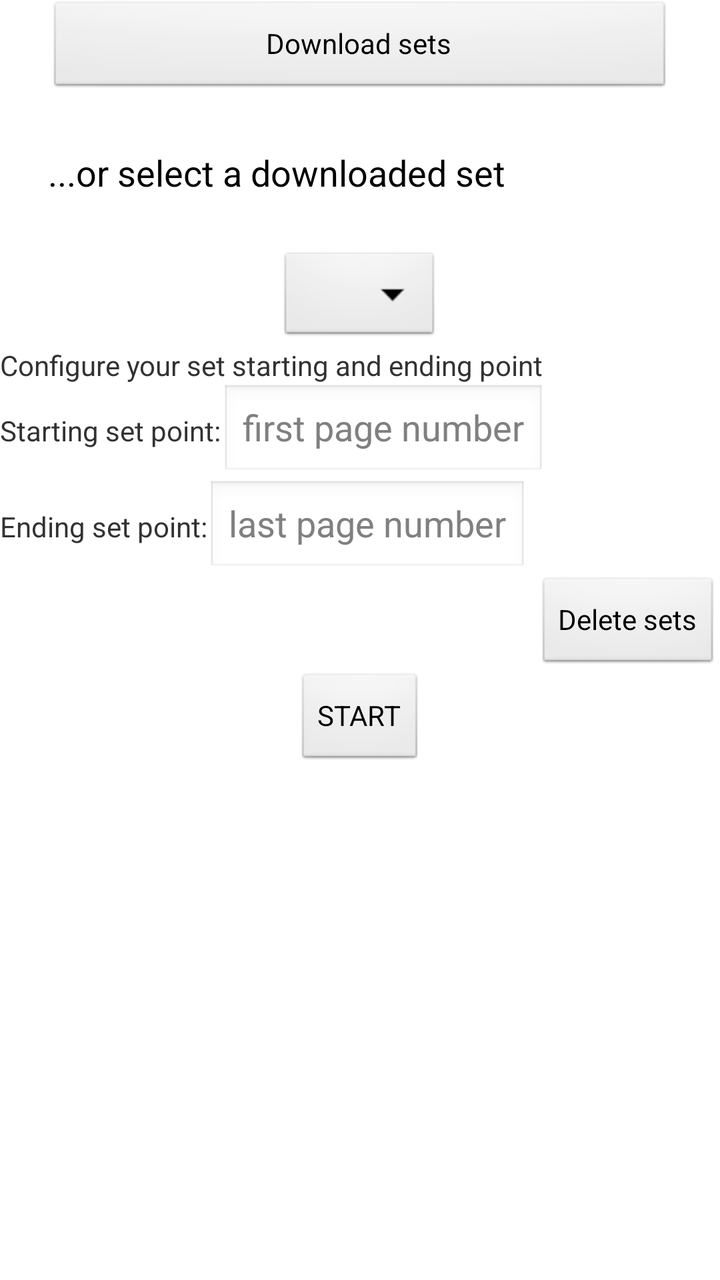
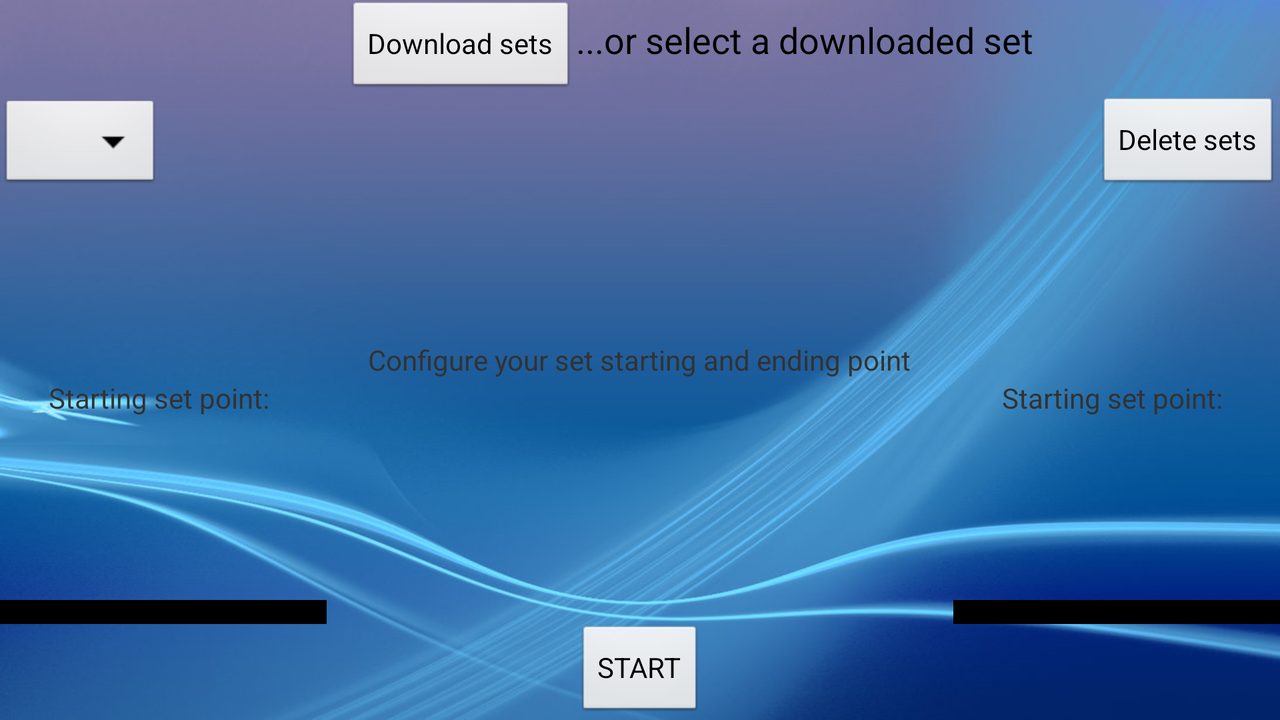

One screen, two layout resources from the same app: the default and the repository's alternative for another configuration. Each is rendered where Android would select it; the XML of both is given below.
<!-- AndroidManifest.xml: application theme AppTheme -->
<!-- res/layout/activity_main.xml -->
<?xml version="1.0" encoding="utf-8"?>
<LinearLayout xmlns:android="http://schemas.android.com/apk/res/android"
    android:layout_width="match_parent"
    android:layout_height="match_parent"
    android:orientation="vertical" >
    
    <Button 
        android:id="@+id/downloadButton"
        android:layout_width="fill_parent"
        android:layout_height="wrap_content"
        android:layout_marginRight="24dp"
        android:layout_marginLeft="24dp"
        android:text="@string/download_button" />
    
   <TextView
        android:id="@+id/textSelect"
        android:layout_width="match_parent"
        android:layout_height="wrap_content"
        android:text="@string/select_text"
        android:layout_marginTop="26dp"
        android:layout_marginLeft="24dp"
        android:textAppearance="?android:attr/textAppearanceMedium" />

    <Spinner
        android:id="@+id/spinnerCategory"
        android:layout_width="wrap_content"
        android:layout_height="wrap_content"
        android:layout_gravity="center_horizontal"
        android:layout_marginTop="26dp" />
    
    <TextView 
        android:id="@+id/config_text"
        android:layout_width="wrap_content"
        android:layout_height="wrap_content"
        android:text="@string/config"/>
    
    <LinearLayout 
        android:layout_width="wrap_content"
    	android:layout_height="wrap_content"
        android:orientation="horizontal" >
        
        <TextView 
            android:id="@+id/min_text"
            android:layout_width="wrap_content"
            android:layout_height="wrap_content"
            android:text="@string/min"/>
        
        <EditText 
        	android:id="@+id/minNumber"
        	android:layout_width="fill_parent"
        	android:layout_height="wrap_content"
        	android:inputType="numberSigned"
        	android:hint="@string/min_numb_hint"/>
        
    </LinearLayout>
    
    <LinearLayout 
        android:layout_width="wrap_content"
    	android:layout_height="wrap_content"
        android:orientation="horizontal" >
        
        <TextView 
            android:id="@+id/max_text"
            android:layout_width="wrap_content"
            android:layout_height="wrap_content"
            android:text="@string/max"/>
        
        <EditText 
        	android:id="@+id/maxNumber"
        	android:layout_width="fill_parent"
        	android:layout_height="wrap_content"
        	android:inputType="numberSigned"
        	android:hint="@string/max_numb_hint" />
        
    </LinearLayout>
    
    <Button 
        android:id="@+id/deleteButton"
        android:layout_width="wrap_content"
        android:layout_height="wrap_content"
        android:layout_gravity="center_horizontal|right"
        android:text="@string/delete_button" />
    
    
    <Button 
        android:id="@+id/startButton"
        android:layout_width="wrap_content"
        android:layout_height="wrap_content"
        android:layout_gravity="center_horizontal|bottom"
        android:text="@string/start_button" />
   
</LinearLayout>
<!-- resources referenced by this layout -->
<resources>
  <string name="config">Configure your set starting and ending point</string>
  <string name="delete_button">Delete sets</string>
  <string name="download_button">Download sets</string>
  <string name="max">Ending set point: </string>
  <string name="max_numb_hint">last page number</string>
  <string name="min">Starting set point: </string>
  <string name="min_numb_hint">first page number</string>
  <string name="select_text">\.\.\.or select a downloaded set</string>
  <string name="start_button">START</string>
  <style name="AppTheme" parent="AppBaseTheme">
          
          
      </style>
  <style name="AppBaseTheme" parent="android:Theme.Light">
          
      </style>
</resources>
<!-- res/layout-land/activity_main.xml (the repository's variant of the layout above) -->
<!-- drawn on the phone turned sideways -->
<?xml version="1.0" encoding="utf-8"?>
<RelativeLayout xmlns:android="http://schemas.android.com/apk/res/android"
    android:layout_width="match_parent"
    android:layout_height="match_parent"
    android:orientation="vertical"
    android:background="@drawable/android_background"
    android:scaleType="centerCrop" >

    <Button
        android:id="@+id/startButton"
        android:layout_width="wrap_content"
        android:layout_height="wrap_content"
        android:layout_alignParentBottom="true"
        android:layout_centerHorizontal="true"
        android:text="@string/start_button" />

    <Button
        android:id="@+id/downloadButton"
        android:layout_width="wrap_content"
        android:layout_height="wrap_content"
        android:layout_alignParentTop="true"
        android:layout_toLeftOf="@+id/startButton"
        android:text="@string/download_button" />

    <TextView
        android:id="@+id/textSelect"
        android:layout_width="wrap_content"
        android:layout_height="wrap_content"
        android:layout_alignBaseline="@+id/downloadButton"
        android:layout_alignBottom="@+id/downloadButton"
        android:layout_alignLeft="@+id/startButton"
        android:gravity="center"
        android:text="@string/select_text"
        android:textAppearance="?android:attr/textAppearanceMedium" />

    <Spinner
        android:id="@+id/spinnerCategory"
        android:layout_width="wrap_content"
        android:layout_height="wrap_content"
        android:layout_alignParentLeft="true"
        android:layout_below="@+id/downloadButton"
        android:gravity="center_vertical" />

    <RelativeLayout
        android:id="@+id/relativeLayout1"
        android:layout_width="wrap_content"
        android:layout_height="wrap_content"
        android:layout_above="@+id/startButton"
        android:layout_alignParentLeft="true"
        android:layout_below="@+id/config_text" >

        <TextView
            android:id="@+id/min_text"
            android:layout_width="wrap_content"
            android:layout_height="wrap_content"
            android:layout_alignParentLeft="true"
            android:layout_alignParentTop="true"
            android:layout_marginLeft="24dp"
            android:gravity="right"
            android:text="@string/min" />

        <EditText
            android:id="@+id/minNumber"
            style="?android:listSeparatorTextViewStyle"
            android:layout_width="wrap_content"
            android:layout_height="wrap_content"
            android:layout_alignParentLeft="true"
            android:layout_alignParentBottom="true"
            android:ems="10"
            android:inputType="numberSigned"
            android:maxLength="10" />
    </RelativeLayout>
    

    <TextView
        android:id="@+id/config_text"
        android:layout_width="wrap_content"
        android:layout_height="wrap_content"
        android:layout_centerHorizontal="true"
        android:layout_centerVertical="true"
        android:text="@string/config" />

    <RelativeLayout
        android:id="@+id/relativeLayout2"
        android:layout_width="wrap_content"
        android:layout_height="wrap_content"
        android:layout_above="@+id/startButton"
        android:layout_alignParentRight="true"
        android:layout_alignTop="@+id/relativeLayout1" >

        <TextView
            android:id="@+id/max_text"
            android:layout_width="wrap_content"
            android:layout_height="wrap_content"
            android:layout_alignParentLeft="true"
            android:layout_alignParentTop="true"
            android:layout_marginLeft="24dp"
            android:gravity="right"
            android:text="@string/min" />

        <EditText
            android:id="@+id/maxNumber"
            style="?android:listSeparatorTextViewStyle"
            android:layout_width="wrap_content"
            android:layout_height="wrap_content"
            android:layout_alignParentBottom="true"
            android:layout_alignParentLeft="true"
            android:ems="10"
            android:inputType="numberSigned"
            android:maxLength="10" >

            <requestFocus />
        </EditText>
    </RelativeLayout>

    <Button
        android:id="@+id/deleteButton"
        android:layout_width="wrap_content"
        android:layout_height="wrap_content"
        android:layout_alignParentRight="true"
        android:layout_alignTop="@+id/spinnerCategory"
        android:text="@string/delete_button" />

</RelativeLayout>
<!-- resources referenced by the variant -->
<!-- as the phone turned sideways resolves them -->
<resources>
  <!-- drawable android_background: png bitmap (drawable, 543320 bytes) -->
  <string name="config">Configure your set starting and ending point</string>
  <string name="delete_button">Delete sets</string>
  <string name="download_button">Download sets</string>
  <string name="min">Starting set point: </string>
  <string name="select_text">\.\.\.or select a downloaded set</string>
  <string name="start_button">START</string>
  <style name="AppTheme" parent="AppBaseTheme">
          
          
      </style>
  <style name="AppBaseTheme" parent="android:Theme.Light">
          
      </style>
</resources>
